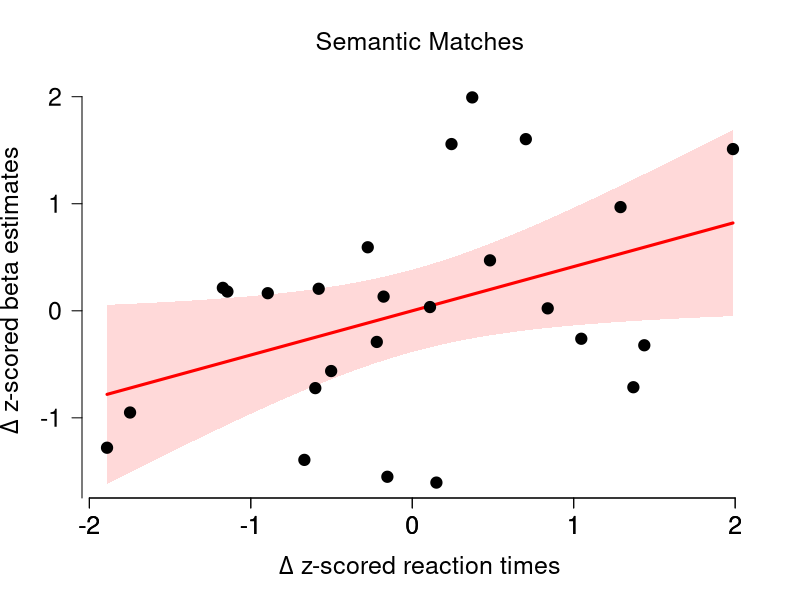
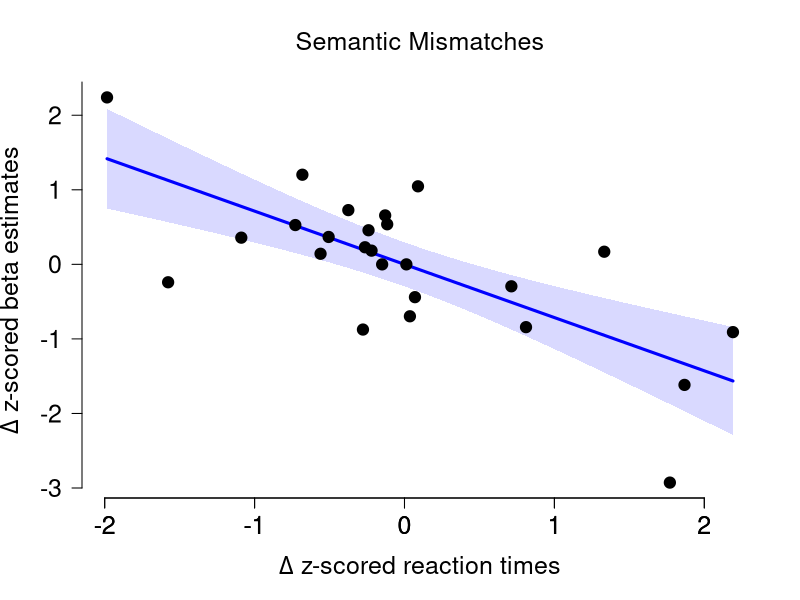
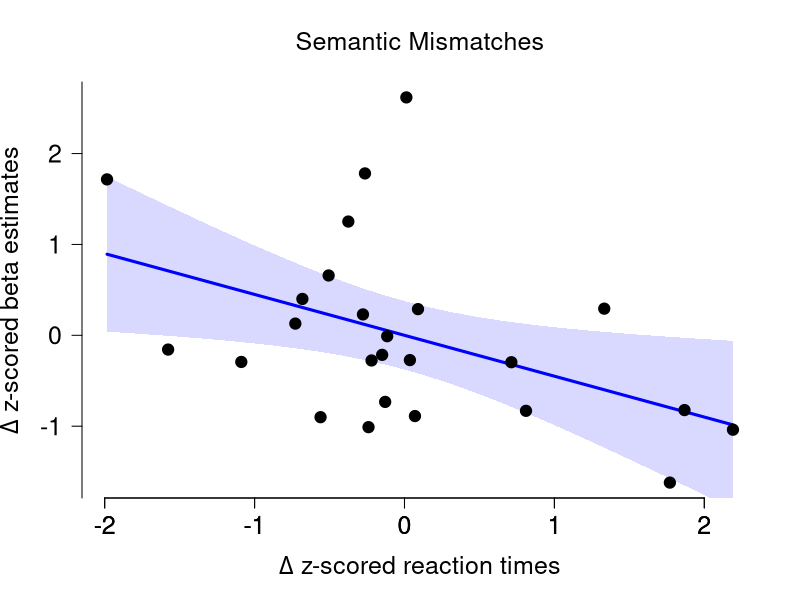

These figures' R source, in order:
# ============================================================
# Scatter plots for Figure 2B, 2C and 4B
# ============================================================

# ============================================================
# Create lists with resp. data
# ============================================================

figure_2b <- list(
  x = c(-1.17300000000000004,  1.29000000000000004, -0.89490000000000003,  1.98639999999999994,  1.43720000000000003,  0.10990000000000000,  0.14960000000000001, -1.74780000000000002, -0.50229999999999997, -1.89040000000000008,  0.83899999999999997, -0.60050000000000003,  0.48149999999999998,  0.37159999999999999,  1.04699999999999993, -0.15409999999999999, -0.66820000000000002, -0.21959999999999999, -1.14490000000000003, -0.17749999999999999, -0.27560000000000001,  0.70350000000000001, -0.57940000000000003,  1.36949999999999994,  0.24310000000000001),
  y = c( 0.214200000000000002,  0.968799999999999994,  0.164300000000000002,  1.510799999999999921, -0.322199999999999986,  0.034900000000000000, -1.605099999999999971, -0.950400000000000023, -0.562999999999999945, -1.279400000000000093,  0.022700000000000001, -0.722500000000000031,  0.471200000000000008,  1.993500000000000050, -0.261299999999999977, -1.550699999999999967, -1.393000000000000016, -0.290999999999999981,  0.179699999999999999,  0.132500000000000007,  0.593400000000000039,  1.603599999999999914,  0.205699999999999994, -0.714099999999999957,  1.557500000000000107)
)

figure_2c <- list(
  x = c(-0.560000000000000053, -0.128899999999999987, -1.088700000000000001, -0.115400000000000003,  1.332600000000000007,  0.036100000000000000, -1.576899999999999968, -0.263600000000000001,  0.712999999999999967, -0.728299999999999947,  0.012500000000000001, -0.239999999999999991,  1.868000000000000105,  0.089999999999999997,  1.770399999999999974, -0.374699999999999978, -0.506099999999999994, -0.681200000000000028,  0.810599999999999987,  0.069800000000000001, -0.149100000000000010, -1.984399999999999942, -0.219799999999999995,  2.191300000000000026, -0.277100000000000013),
  y = c( 0.14189999999999999836,  0.65620000000000000551,  0.35799999999999998490,  0.53749999999999997780,  0.16939999999999999503, -0.69669999999999998597, -0.24040000000000000258,  0.22919999999999998708, -0.29459999999999997300,  0.52710000000000001297, -0.00029999999999999997,  0.45729999999999998428, -1.61709999999999998188,  1.04669999999999996376, -2.92750000000000021316,  0.72750000000000003553,  0.36740000000000000435,  1.20219999999999993534, -0.84240000000000003766, -0.44019999999999998019, -0.00050000000000000001,  2.23930000000000006821,  0.18390000000000000790, -0.90910000000000001918, -0.87470000000000003304)
)

figure_4b <- list(
  x = c(-0.560000000000000053, -0.128899999999999987, -1.088700000000000001, -0.115400000000000003,  1.332600000000000007,  0.036100000000000000, -1.576899999999999968, -0.263600000000000001,  0.712999999999999967, -0.728299999999999947,  0.012500000000000001, -0.239999999999999991,  1.868000000000000105,  0.089999999999999997,  1.770399999999999974, -0.374699999999999978, -0.506099999999999994, -0.681200000000000028,  0.810599999999999987,  0.069800000000000001, -0.149100000000000010, -1.984399999999999942, -0.219799999999999995,  2.191300000000000026, -0.277100000000000013),
  y = c(-0.9009000000000000341, -0.7328000000000000069, -0.2932000000000000162, -0.0097999999999999997,  0.2933000000000000052, -0.2726000000000000090, -0.1567999999999999949,  1.7815000000000000835, -0.2960999999999999743,  0.1288999999999999868,  2.6179999999999998828, -1.0105999999999999428, -0.8227999999999999758,  0.2882000000000000117, -1.6207000000000000295,  1.2519000000000000128,  0.6585999999999999632,  0.4003999999999999782, -0.8309999999999999609, -0.8885999999999999455, -0.2149999999999999967,  1.7158999999999999808, -0.2767999999999999905, -1.0386999999999999567,  0.2298000000000000043)
)

# ============================================================
# Create function for plots
# ============================================================

plot_scatter_with_ci <- function(x, y, main_title, file_name, line_col) {
  
  # Retain finite paired observations only
  ok <- is.finite(x) & is.finite(y)
  x <- x[ok]
  y <- y[ok]
  
  if (length(x) < 3) {
    stop("At least 3 finite paired observations are required.")
  }
  
  # Simple OLS regression
  fit <- lm(y ~ x)
  
  # 200 x-values and pointwise 95% CI for the fitted mean line
  newx <- seq(min(x), max(x), length.out = 200)
  
  ci_band <- predict(
    fit,
    newdata = data.frame(x = newx),
    interval = "confidence",
    level = 0.95
  )
  
  # Create high-resolution image
  png(
    filename = file_name,
    width = 3600,
    height = 2400,
    res = 600
  )
  
  on.exit(dev.off(), add = TRUE)
  
  # Set up the plot
  plot(
    x, y,
    type = "n",
    main = main_title,
    xlab = expression(Delta ~ "z-scored reaction times"),
    ylab = expression(Delta ~ "z-scored beta estimates"),
    cex.main = 1.5,
    font.main = 1,
    cex.lab = 1.5,
    cex.axis = 1.5,
    frame.plot = FALSE,
    las = 1,
    yaxt = "n"
  )
  
  # Integer y-axis labels
  y_ticks <- seq(
    floor(min(y)),
    ceiling(max(y)),
    by = 1
  )
  
  axis(
    side = 2,
    at = y_ticks,
    labels = y_ticks,
    las = 1,
    cex.axis = 1.5
  )
  
  axis(side = 1, cex.axis = 1.5)
  
  # Pointwise 95% CI band around fitted conditional mean
  polygon(
    x = c(newx, rev(newx)),
    y = c(ci_band[, "lwr"], rev(ci_band[, "upr"])),
    col = adjustcolor(line_col, alpha.f = 0.15),
    border = NA
  )
  
  # Fitted regression line
  lines(
    x = newx,
    y = ci_band[, "fit"],
    col = line_col,
    lwd = 3
  )
  
  # Participant-level datapoints
  points(
    x, y,
    pch = 19,
    cex = 1.5
  )
}


# ============================================================
# Generate plots
# ============================================================

res2b <- plot_scatter_with_ci(
  x = figure_2b$x,
  y = figure_2b$y,
  main_title = "Semantic Matches",
  file_name = "scatter_figure_2b.png",
  line_col = "red"
)

res2c <- plot_scatter_with_ci(
  x = figure_2c$x,
  y = figure_2c$y,
  main_title = "Semantic Mismatches",
  file_name = "scatter_figure_2c.png",
  line_col = "blue"
)

res4b <- plot_scatter_with_ci(
  x = figure_4b$x,
  y = figure_4b$y,
  main_title = "Semantic Mismatches",
  file_name = "scatter_figure_4b.png",
  line_col = "blue"
)
